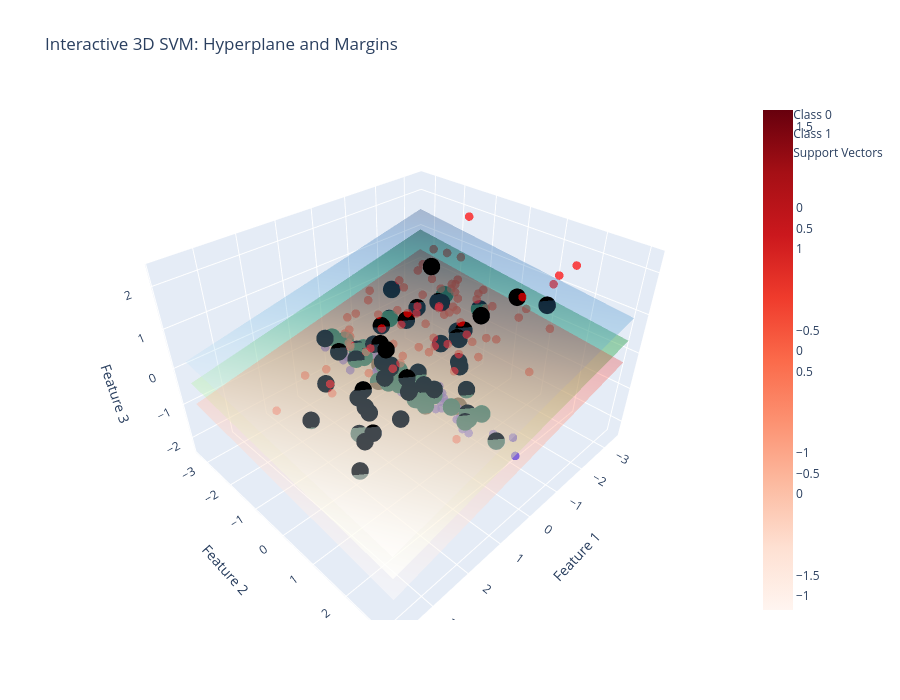

Source (notebook cell):
### Code cell
# 7. Additional: Interactive 3D plot using plotly (optional but nice)
# If plotly is installed, we can create an interactive plot.
# This helps students rotate and zoom to understand the geometry.
try:
    import plotly.graph_objects as go
    import plotly.express as px
    plotly_available = True
except ImportError:
    plotly_available = False
    print("\nPlotly not installed. Install with: pip install plotly for interactive 3D visualization.")

if plotly_available:
    print("\nGenerating interactive 3D plot with Plotly...")
    
    # Prepare data
    df_plot = pd.DataFrame(X_train, columns=['x', 'y', 'z'])
    df_plot['class'] = y_train.astype(str)
    
    # Create scatter plot of data points
    fig = go.Figure()
    
    # Add data points colored by class
    for class_val, color in zip([0, 1], ['blue', 'red']):
        mask = df_plot['class'] == str(class_val)
        fig.add_trace(go.Scatter3d(
            x=df_plot.loc[mask, 'x'],
            y=df_plot.loc[mask, 'y'],
            z=df_plot.loc[mask, 'z'],
            mode='markers',
            marker=dict(size=5, color=color, opacity=0.7),
            name=f'Class {class_val}'
        ))
    
    # Add support vectors
    sv = svm_model.support_vectors_
    fig.add_trace(go.Scatter3d(
        x=sv[:, 0], y=sv[:, 1], z=sv[:, 2],
        mode='markers',
        marker=dict(size=10, color='black', symbol='circle', line=dict(width=2, color='black')),
        name='Support Vectors'
    ))
    
    # Create mesh for the hyperplane and margins
    x_min, x_max = X_train[:, 0].min() - 0.5, X_train[:, 0].max() + 0.5
    y_min, y_max = X_train[:, 1].min() - 0.5, X_train[:, 1].max() + 0.5
    xx, yy = np.meshgrid(np.linspace(x_min, x_max, 20),
                         np.linspace(y_min, y_max, 20))
    
    if abs(w[2]) > 1e-6:
        z_hp = (-b - w[0]*xx - w[1]*yy) / w[2]
        z_pos = (-b + 1 - w[0]*xx - w[1]*yy) / w[2]
        z_neg = (-b - 1 - w[0]*xx - w[1]*yy) / w[2]
        
        # Hyperplane
        fig.add_trace(go.Surface(x=xx, y=yy, z=z_hp, opacity=0.5, colorscale='Greens', name='Hyperplane'))
        # Margin planes
        fig.add_trace(go.Surface(x=xx, y=yy, z=z_pos, opacity=0.3, colorscale='Blues', name='Margin +1'))
        fig.add_trace(go.Surface(x=xx, y=yy, z=z_neg, opacity=0.3, colorscale='Reds', name='Margin -1'))
    
    fig.update_layout(
        title='Interactive 3D SVM: Hyperplane and Margins',
        scene=dict(
            xaxis_title='Feature 1',
            yaxis_title='Feature 2',
            zaxis_title='Feature 3'
        ),
        width=900,
        height=700
    )
    fig.show()
else:
    print("Install plotly for interactive 3D visualization: pip install plotly")
